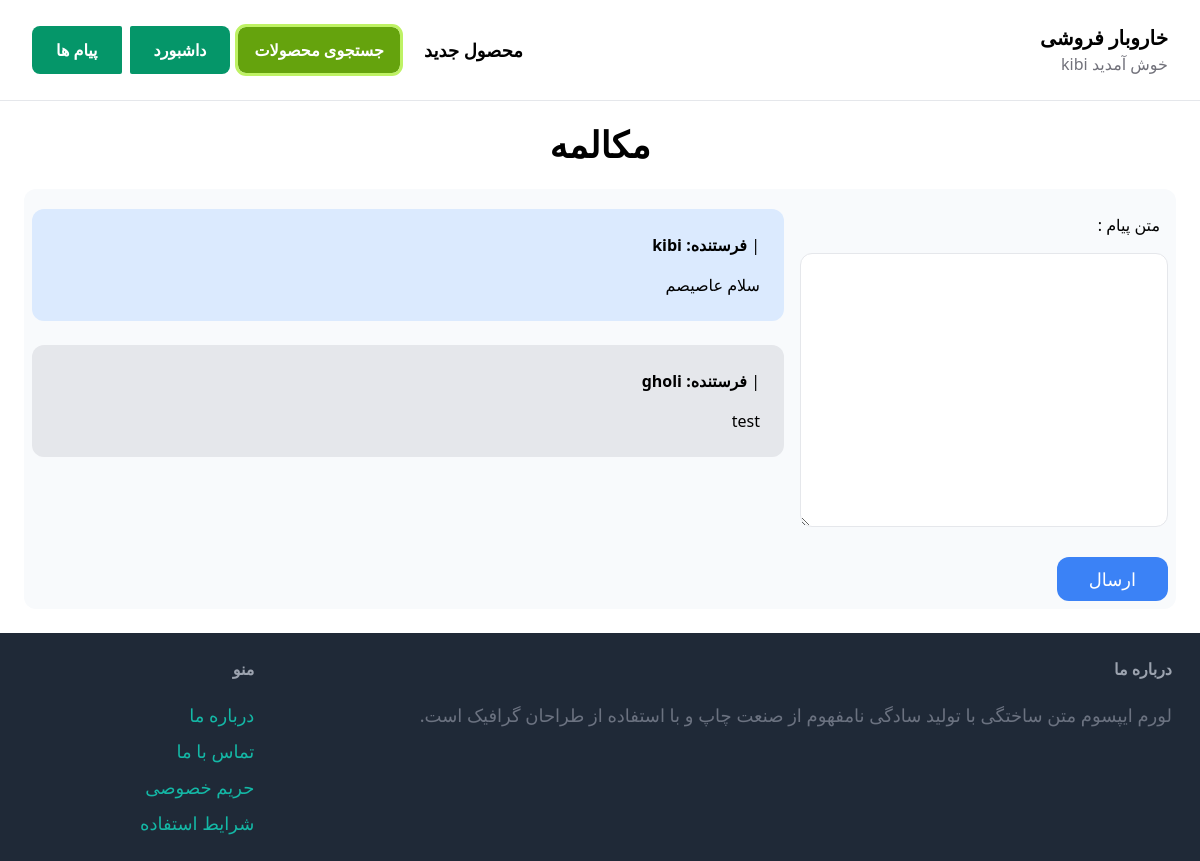
Screenshot of /inbox/6/ (signed in) with the database file from the repository.
### conversation/models.py (models this page shows)
class ConversationMessage(models.Model):
    conversation = models.ForeignKey(Conversation, related_name='messages', on_delete=models.CASCADE)
    content = models.TextField(verbose_name='متن پیام')
    created_at = jmodels.jDateTimeField(auto_now_add=True)
    created_by = models.ForeignKey(User, related_name='created_messages', on_delete=models.CASCADE)

### conversation/views.py (the view)
# urls.py: path('<int:pk>/', views.chat_detail , name='detail'),
@login_required
def chat_detail(request, pk):
    conversation = Conversation.objects.filter(members__in=[request.user.id]).get(pk=pk)
    if request.method == 'POST':
        form = ConversationMessageForm(request.POST)
        if form.is_valid():
            conversation_message = form.save(commit=False)
            conversation_message.conversation = conversation
            conversation_message.created_by = request.user
            conversation_message.save()
            conversation.save()
            return redirect('conversation:detail', pk=pk)
    else:
        form = ConversationMessageForm()
    return render(request, 'conversation/chat_detail.html',{
        'conversation': conversation,
        'form': form ,
    })

### conversation/forms.py
class ConversationMessageForm(forms.ModelForm):
    class Meta:
        model = ConversationMessage
        fields = ('content',)
        widgets={
            'content': forms.Textarea(attrs={
                'class': 'w-full py-4 px-6 rounded-xl border text-semibold'
            })
        }

### core/context_processors.py (called while the page is built)
def js_messages(request):
    js_messages = [str(message) for message in messages.get_messages(request)]
    return {'js_messages': js_messages}

### conversation/templates/conversation/chat_detail.html (shortened to what this page needs)
{% extends 'core/base.html' %}
{% block content %}
<center><h1 class="mb-6 mx-0 text-4xl font-bold ">مکالمه</h1></center>
<div class="grid grid-cols-3 bg-slate-50 rounded-xl">
    <div class="col-span-1 mx-2">
        <form method="post" action="." class="mt-6">
            <div class="space-y-4">
                {% for field in form %}
                    <div>
                        <label for="{{ field.id_for_label }}" class="p-2">{{ field.label }} :</label><br>
                    </div>
                    <div>
                        {{ field }}
                    </div>
                {% endfor %}
            </div><br>
            <button class="signup py-2 px-8 xl:px-56 text-lg bg-blue-500 hover:bg-blue-700 rounded-xl text-white" type="submit">ارسال</button>
        </form>
    </div>
    <div class="col-span-2 mt-5 mx-2">
        <div id="chat" class="space-y-6" style="height:400px;overflow-y:auto;flex-direction: column-reverse;">
            {% for message in conversation.messages.all %}
                <div class="p-6 flex {% if message.created_by == request.user %}bg-blue-100{% else %}bg-gray-200{% endif %} rounded-xl">
                    <div  >
                        <p class="mb-4">{{ message.created_at|date:'G:i  Y/n/j' }} | <strong>  فرستنده: {{ message.created_by.username }}</strong></P>
                        <p>{{ message.content }}</P>
                    </div>
                </div>
            {% endfor %}
        </div>
    </div>
</div>
{% endblock content %}

### core/templates/core/base.html (shortened to what this page needs)
<!DOCTYPE html>
<html >
    <head>
        <link rel="stylesheet" href="https://cdnjs.cloudflare.com/ajax/libs/noUiSlider/14.6.3/nouislider.min.css">
        <script src="https://cdn.tailwindcss.com"></script>
    </head>
    <body dir="rtl">
        <nav class="px-8 py-6 flex justify-between items-center border-b border-gray-200">
            <div >
                <a href="/" class="text-xl font-semibold" >خاروبار فروشی</a>
                {% if request.user.is_authenticated %}
                <p class="text-zinc-500">خوش آمدید {{request.user}}</P>  {% endif %}
            </div>
            <div class="flex items-center">
                <a href="{% url 'item:new_item'%}" class="px-4 text-lg font-semibold hover:text-gray-500">محصول جدید</a>
                <div class="dropdown">
                    <a href="{% url 'item:browse' %}" class=" mx-2 px-4 py-3 font-semibold bg-lime-600 outline outline-lime-300 text-white rounded-lg hover:bg-lime-800">جستجوی محصولات</a>
                </div>
                {% if request.user.is_authenticated %}
                <a href="{% if user.is_superuser %}{% url 'dashboard:admin_dash' %}{% else %}{% url 'dashboard:index' %}{% endif %}" class="px-6 ml-2  py-3 font-semibold bg-emerald-600 text-white rounded-r-lg rounded-l-sm hover:bg-emerald-400">داشبورد</a>
                <a href="{% url 'conversation:inbox' %}" class="px-6 py-3 font-semibold bg-emerald-600 text-white rounded-l-lg rounded-r-sm hover:bg-emerald-400">پیام ها</a>
                {% endif %}
            </div>
        </nav>
        <div class="px-6 py-6">
            {% block content %}
            {% endblock %}
        </div>
        <footer class="px-6 py-6 flex justify-between bg-gray-800 ">
            <div class="w-4/5 pr-1">
                <h3 class="mb-5 font-semibold text-gray-400">درباره ما</h3>
                <p class="text-lg text-gray-500">لورم ایپسوم متن ساختگی با تولید سادگی نامفهوم از صنعت چاپ و با استفاده از طراحان گرافیک است.</p>
            </div>
            <div class="w-1/5">
                <h3 class="mb-5 font-semibold text-gray-400">منو</h3>
                <uL class="space-y-2">
                    <li> <a href="{% url 'core:contact' %}" class="text-lg text-teal-500 hover:text-teal-700">درباره ما</a> </li>
                    <li> <a href="{% url 'core:contact' %}" class="text-lg text-teal-500 hover:text-teal-700">تماس با ما</a> </li>
                    <li> <a href="{% url 'core:contact' %}" class="text-lg text-teal-500 hover:text-teal-700">حریم خصوصی</a> </li>
                    <li> <a href="{% url 'core:contact' %}" class="text-lg text-teal-500 hover:text-teal-700">شرایط استفاده</a> </li>
                </ul>
            </div>
        </footer>
    </body>
</html>

### core/templates/core/base.html (style rules this page uses)
.dropdown { position: relative; }

### rows the page displays
ConversationMessage: created_by.username "kibi", content "سلام عاصیصم"
ConversationMessage: created_by.username "gholi", content "test"

### other values shown
{{ request.user }} "kibi"
{{ field.label }} "متن پیام"
